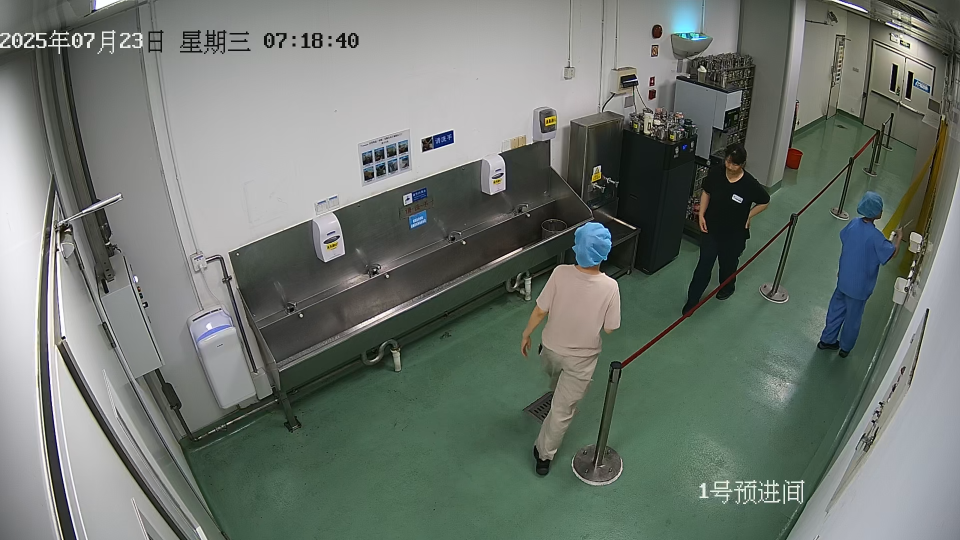
#> input picture tests/fixtures/images/hairnet/7月23日.png, 1920 x 1080 px (shown at 1/2 size)
$ python test_real_image.py
#> lines starting #> are read from the running program, lines starting #| are printed output that depends on the picture
#> in main, real_img is the input picture: shape (1080, 1920, 3); mean B, G, R 110.8, 117.8, 109.9
#| 图像尺寸: (1080, 1920, 3)
#> (the call stopped at in test_with_image, `response = requests.post( "http://localhost:8000/api/v1/detect/compreh..`: requests is not available in this run)
#!/usr/bin/env python3
"""
使用真实人体图像测试检测功能
"""

import base64
from io import BytesIO

import cv2
import numpy as np
import requests
from PIL import Image, ImageDraw


def create_realistic_person_image():
    """创建一个更真实的人体图像"""
    # 创建一个更大的图像
    width, height = 800, 600
    img = Image.new("RGB", (width, height), color="lightblue")
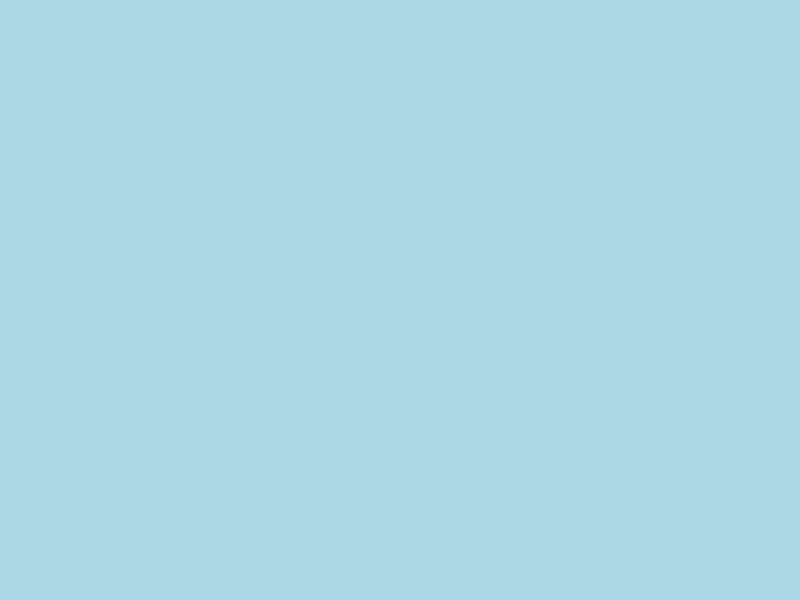
#> img: PIL image 800x600 RGB; mean R, G, B 173, 216, 230
    draw = ImageDraw.Draw(img)

    # 绘制一个更真实的人形轮廓
    # 人物位置
    center_x = width // 2

    # 头部 (椭圆形)
    head_width, head_height = 80, 100
    head_top = 50
    draw.ellipse(
        [
            center_x - head_width // 2,
            head_top,
            center_x + head_width // 2,
            head_top + head_height,
        ],
        fill="peachpuff",
        outline="black",
        width=2,
    )

    # 颈部
    neck_width = 20
    neck_height = 30
    neck_top = head_top + head_height
    draw.rectangle(
        [
            center_x - neck_width // 2,
            neck_top,
            center_x + neck_width // 2,
            neck_top + neck_height,
        ],
        fill="peachpuff",
        outline="black",
        width=2,
    )

    # 躯干 (矩形)
    torso_width, torso_height = 120, 200
    torso_top = neck_top + neck_height
    draw.rectangle(
        [
            center_x - torso_width // 2,
            torso_top,
            center_x + torso_width // 2,
            torso_top + torso_height,
        ],
        fill="blue",
        outline="black",
        width=2,
    )

    # 手臂
    arm_width, arm_length = 25, 150
    arm_top = torso_top + 20

    # 左臂
    draw.rectangle(
        [
            center_x - torso_width // 2 - arm_width,
            arm_top,
            center_x - torso_width // 2,
            arm_top + arm_length,
        ],
        fill="peachpuff",
        outline="black",
        width=2,
    )

    # 右臂
    draw.rectangle(
        [
            center_x + torso_width // 2,
            arm_top,
            center_x + torso_width // 2 + arm_width,
            arm_top + arm_length,
        ],
        fill="peachpuff",
        outline="black",
        width=2,
    )

    # 腿部
    leg_width, leg_length = 30, 180
    leg_top = torso_top + torso_height

    # 左腿
    draw.rectangle(
        [center_x - leg_width - 10, leg_top, center_x - 10, leg_top + leg_length],
        fill="darkblue",
        outline="black",
        width=2,
    )

    # 右腿
    draw.rectangle(
        [center_x + 10, leg_top, center_x + leg_width + 10, leg_top + leg_length],
        fill="darkblue",
        outline="black",
        width=2,
    )

    # 添加一些细节
    # 眼睛
    draw.ellipse(
        [center_x - 25, head_top + 30, center_x - 15, head_top + 40], fill="black"
    )
    draw.ellipse(
        [center_x + 15, head_top + 30, center_x + 25, head_top + 40], fill="black"
    )

    # 嘴巴
    draw.arc(
        [center_x - 15, head_top + 60, center_x + 15, head_top + 80],
        0,
        180,
        fill="black",
        width=2,
    )

    # 转换为OpenCV格式
    img_cv = cv2.cvtColor(np.array(img), cv2.COLOR_RGB2BGR)
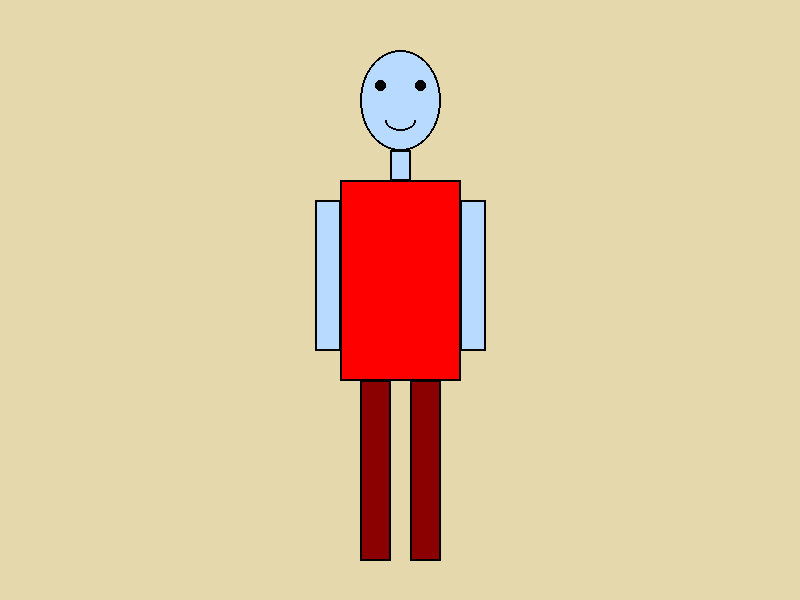
#> img_cv: shape (600, 800, 3); mean R, G, B 225.9, 199.2, 161.6
    return img_cv


def download_sample_image():
    """下载一个包含人体的示例图像"""
    try:
        # 使用一个公开的测试图像URL
        url = "https://images.unsplash.com/photo-1507003211169-0a1dd7228f2d?w=800&h=600&fit=crop"
        response = requests.get(url, timeout=10)
        if response.status_code == 200:
            img_array = np.frombuffer(response.content, np.uint8)
            img = cv2.imdecode(img_array, cv2.IMREAD_COLOR)
            return img
    except Exception as e:
        print(f"下载图像失败: {e}")
    return None


def test_with_image(image, image_name):
    """测试指定图像的检测功能"""
    if image is None:
        print(f"图像 {image_name} 无效")
        return

    print(f"\n测试图像: {image_name}")
    print(f"图像尺寸: {image.shape}")

    # 保存测试图像
    cv2.imwrite(f"{image_name}.jpg", image)
    print(f"已保存测试图像: {image_name}.jpg")

    # 将图像编码为JPEG格式
    _, buffer = cv2.imencode(".jpg", image)

    # 准备文件数据
    files = {"file": (f"{image_name}.jpg", BytesIO(buffer.tobytes()), "image/jpeg")}

    try:
        # 发送请求到综合检测API
        response = requests.post(
            "http://localhost:8000/api/v1/detect/comprehensive", files=files, timeout=30
        )

        print(f"响应状态码: {response.status_code}")

        if response.status_code == 200:
            result = response.json()
            print("检测成功!")
            print(f"检测到的人数: {result.get('person_count', 0)}")
            print(f"发网统计: {result.get('hairnet_stats', {})}")
            print(f"洗手统计: {result.get('handwash_stats', {})}")
            print(f"消毒统计: {result.get('sanitize_stats', {})}")
            print(f"处理时间: {result.get('processing_times', {})}")
            print(f"优化统计: {result.get('optimization_stats', {})}")

            # 打印完整响应以便调试
            print(f"\n完整响应: {result}")

            # 如果有检测结果图像，保存它
            if "annotated_image" in result:
                img_data = base64.b64decode(result["annotated_image"])
                with open(f"{image_name}_result.jpg", "wb") as f:
                    f.write(img_data)
                print(f"检测结果图像已保存为: {image_name}_result.jpg")
        else:
            print(f"检测失败: {response.text}")

    except Exception as e:
        print(f"请求失败: {e}")


def main():
    print("=== 真实图像检测测试 ===")

    # 测试指定的真实图片
    test_image_path = "tests/fixtures/images/hairnet/7月23日.png"
    try:
        real_img = cv2.imread(test_image_path)
        if real_img is not None:
            test_with_image(real_img, "hairnet_test")
        else:
            print(f"无法加载图像: {test_image_path}")
    except Exception as e:
        print(f"加载图像失败: {e}")

    # 测试1: 创建的真实人体图像
    realistic_img = create_realistic_person_image()
    test_with_image(realistic_img, "realistic_person")
#| 图像尺寸: (600, 800, 3)
#> (the call stopped at in test_with_image, `response = requests.post( "http://localhost:8000/api/v1/detect/compreh..`: requests is not available in this run)

    # 测试2: 尝试下载真实图像
    print("\n尝试下载真实人体图像...")
    downloaded_img = download_sample_image()
    if downloaded_img is not None:
        test_with_image(downloaded_img, "downloaded_person")
    else:
        print("无法下载真实图像，跳过此测试")

    # 测试3: 创建多人图像
    print("\n创建多人图像测试...")
    multi_person_img = create_multi_person_image()
    test_with_image(multi_person_img, "multi_person")


# [95 lines left out: function create_multi_person_image, not called in this run]


if __name__ == "__main__":
    main()
#> (the call stopped at in download_sample_image, `response = requests.get(url, timeout=10)`: the network is not available in this run)
